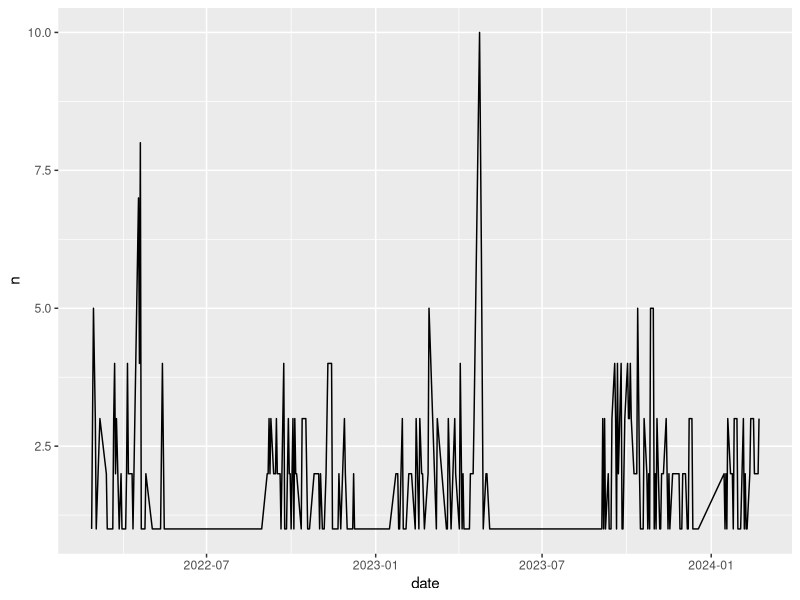

The R source for this figure:
## ---- chunk 1
#| label: load-packages
#| message: false

library(tidyverse)
## ---- chunk 2
#| label: load-data
#| message: false

chronicle <- read_csv("data/chronicle.csv")
## ---- chunk 3
#| label: union-title-abstract

chronicle |>
  count(author, sort = TRUE)
## ---- chunk 4
#| label: articles-per-day

chronicle |>
  count(date) |>
  ggplot(aes(x = date, y = n, group = 1)) +
  geom_line()
## ---- chunk 5
#| label: climate-title

chronicle |>
  mutate(
    title = str_to_lower(title),
    climate = if_else(str_detect(title, "climate"), "mentioned", "not mentioned")
    ) |>
  count(climate) |>
  mutate(prop = n / sum(n))
## ---- chunk 6
#| label: climate-title-abstract

chronicle |>
  mutate(
    title = str_to_lower(title),
    abstract = str_to_lower(abstract),
    climate = if_else(
      str_detect(title, "climate") | str_detect(abstract, "climate"), 
      "mentioned", 
      "not mentioned"
      )
    ) |>
  count(climate) |>
  mutate(prop = n / sum(n))
## ---- chunk 7
# add code here
